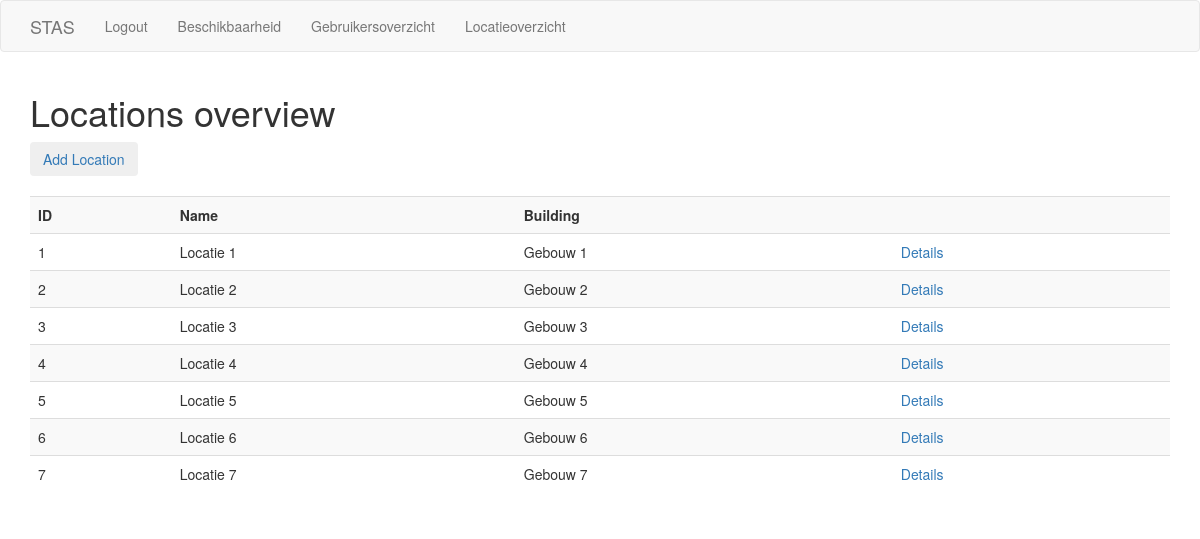
The app's page /admin/locations_overview (signed in), older data.
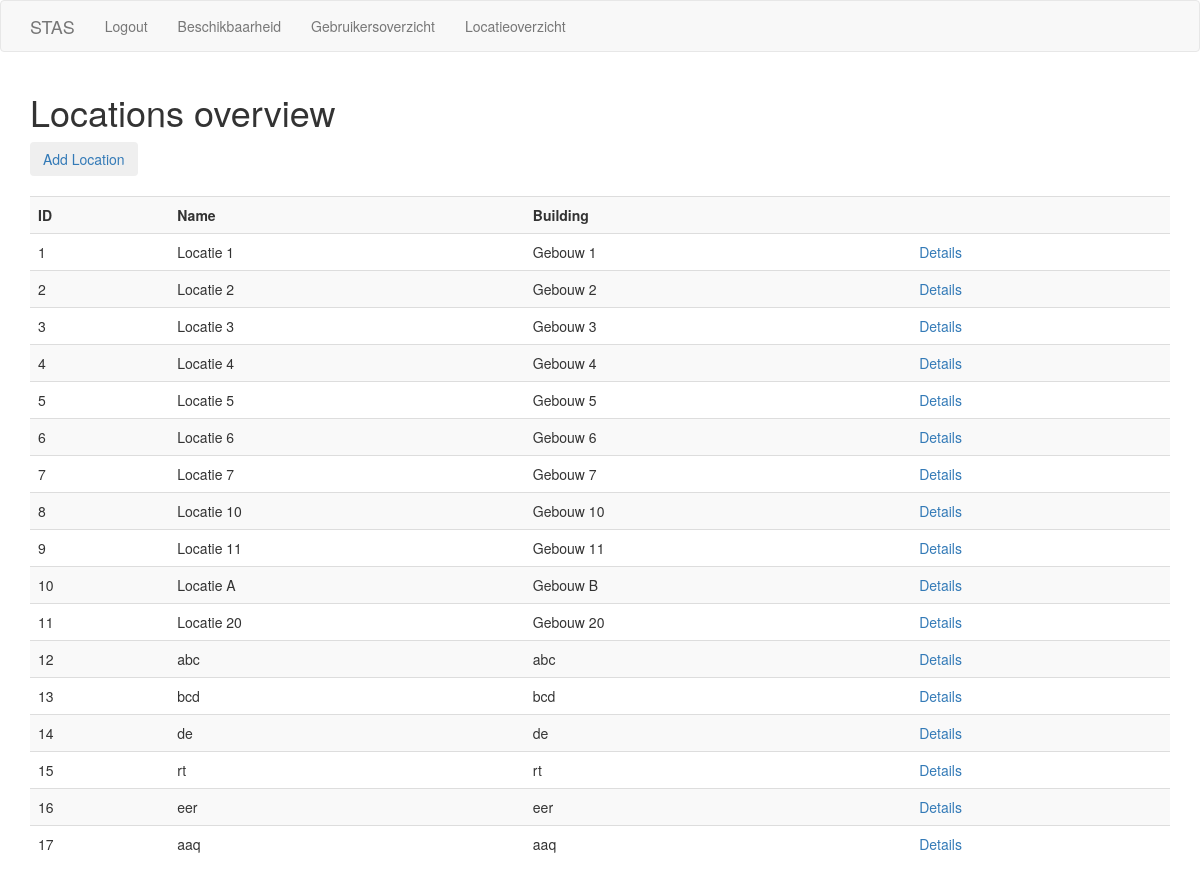
The same page, newer data.
### app/models.py (models this page shows, shortened)
class Location(db.Model):
    id = db.Column(db.Integer, primary_key=True)
    name = db.Column(db.String(128), index=True, unique=True)
    building = db.Column(db.String(128), index=True, unique=True)
    checkins = db.relationship('Checkin', backref='Location', lazy='dynamic')

### app/admin/routes.py (the view)
@bp.route('/admin/locations_overview', methods=['GET'])
@login_required
@admin_required
def locations():
    locations = Location.query.all()
    return render_template(
        'admin/locations_overview.html', title='Locations overview', locations=locations)

### app/admin/decorator.py (called while the page is built)
def admin_required(func):
    @wraps(func)
    def wrapper(*args, **kw):
        if not current_user.is_anonymous:
            if current_user.role == 'admin':
                return func(*args, **kw)
        else:
            if g.current_user.role == 'admin':
                return func(*args, **kw)
        abort(403)
    return wrapper

### app/models.py (called while the page is built)
@login_manager.user_loader
def load_user(id):
    return User.query.get(int(id))

### app/templates/admin/locations_overview.html
{% extends "base.html" %}
{% block app_content %}
<div id="overview">
    <a id="add-button" href="{{ url_for('admin.add_location') }}"><button type="button" class="btn btn-dark">{{ 'Add Location' }}</button></a><br><br>
    <table id="users" class="table table-striped">
        <tr id="header-row">
            <th>ID</th>
            <th>{{ 'Name' }}</th>
            <th>{{ 'Building' }}</th>
            <th></th>
        </tr>
        {% for location in locations %}
            <tr id="row">
                <td>{{ location.id }}</td>
                <td>{{ location.name }}</td>
                <td>{{ location.building }}</td>
                <td><a href="{{ url_for('admin.location_overview', location_id=location.id) }}">{{ 'Details' }}</a></td>
            </tr>
        {% endfor %}
    </table>
</div>
{% endblock %}

### app/templates/base.html (shortened to what this page needs)
{% extends 'bootstrap/base.html' %}
{% block navbar %}
  <nav class="navbar navbar-default">
    <div class="container">
      <div class="navbar-header">
          <a class="navbar-brand" href="/">STAS</a>
      </div>
      <div class="collapse navbar-collapse" id="collapsibleNavbar">
        <ul class="nav navbar-nav">
          {% if not current_user.is_anonymous %}
          <li class="nav-item"><a class="nav-link" href="{{ url_for('login.logout') }}">{{ 'Logout' }}</a></li>
          <li class="nav-item"><a class="nav-link" href="{{ url_for('availability.user_list') }}">{{ 'Beschikbaarheid' }}</a></li>
            {% if current_user.role == 'admin' %}
              <li class="nav-item"><a class="nav-link" href="{{ url_for('admin.users') }}">{{ 'Gebruikersoverzicht' }}</a></li>
              <li class="nav-item"><a class="nav-link" href="{{ url_for('admin.locations') }}">{{ 'Locatieoverzicht' }}</a></li>
            {% endif %}
          {% else %}
            <li class="nav-item"><a class="nav-link" href="{{ url_for('login.login') }}">{{ 'Login' }}</a></li>
          {% endif %}
        </ul>
      </div>
    </div>
  </nav>
{% endblock %}
{% block content %}
  <div class="container">
    <h1>{{ title }}</h1>
    <div id="app-content">
      {% block app_content %}{% endblock %}
    </div>
  </div>
{% endblock %}

Row changes from the older to the newer data that the page shows:
added Location: id "8", name "Locatie 10", building "Gebouw 10", value "Details"
added Location: id "9", name "Locatie 11", building "Gebouw 11", value "Details"
added Location: id "10", name "Locatie A", building "Gebouw B", value "Details"
added Location: id "11", name "Locatie 20", building "Gebouw 20", value "Details"
added Location: id "12", name "abc", building "abc", value "Details"
added Location: id "13", name "bcd", building "bcd", value "Details"
added Location: id "14", name "de", building "de", value "Details"
added Location: id "15", name "rt", building "rt", value "Details"
added Location: id "16", name "eer", building "eer", value "Details"
added Location: id "17", name "aaq", building "aaq", value "Details"
